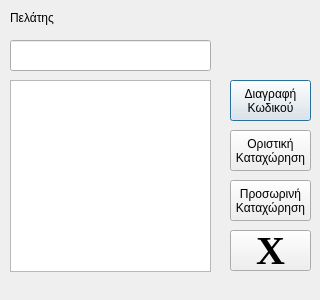
<?xml version="1.0" encoding="UTF-8"?>
<ui version="4.0">
 <class>fortosi_progress_1_2Class</class>
 <widget class="QDialog" name="fortosi_progress_1_2Class">
  <property name="geometry">
   <rect>
    <x>0</x>
    <y>0</y>
    <width>320</width>
    <height>300</height>
   </rect>
  </property>
  <property name="windowTitle">
   <string>Συνέχιση Φόρτωσης</string>
  </property>
  <widget class="QLineEdit" name="lineScan">
   <property name="geometry">
    <rect>
     <x>10</x>
     <y>40</y>
     <width>201</width>
     <height>31</height>
    </rect>
   </property>
  </widget>
  <widget class="QTableWidget" name="tableWidget">
   <property name="geometry">
    <rect>
     <x>10</x>
     <y>80</y>
     <width>201</width>
     <height>192</height>
    </rect>
   </property>
   <attribute name="horizontalHeaderVisible">
    <bool>false</bool>
   </attribute>
   <attribute name="verticalHeaderVisible">
    <bool>false</bool>
   </attribute>
   <attribute name="verticalHeaderVisible">
    <bool>false</bool>
   </attribute>
   <attribute name="horizontalHeaderVisible">
    <bool>false</bool>
   </attribute>
  </widget>
  <widget class="QLabel" name="label">
   <property name="geometry">
    <rect>
     <x>10</x>
     <y>10</y>
     <width>61</width>
     <height>16</height>
    </rect>
   </property>
   <property name="text">
    <string>Πελάτης</string>
   </property>
  </widget>
  <widget class="QLabel" name="labelCustomer">
   <property name="geometry">
    <rect>
     <x>90</x>
     <y>10</y>
     <width>161</width>
     <height>16</height>
    </rect>
   </property>
   <property name="text">
    <string/>
   </property>
  </widget>
  <widget class="QPushButton" name="pushDelete">
   <property name="geometry">
    <rect>
     <x>230</x>
     <y>80</y>
     <width>81</width>
     <height>41</height>
    </rect>
   </property>
   <property name="text">
    <string>Διαγραφή
Κωδικού</string>
   </property>
  </widget>
  <widget class="QPushButton" name="finalPush">
   <property name="geometry">
    <rect>
     <x>230</x>
     <y>130</y>
     <width>81</width>
     <height>41</height>
    </rect>
   </property>
   <property name="text">
    <string>Οριστική
Καταχώρηση</string>
   </property>
  </widget>
  <widget class="QPushButton" name="tempPush">
   <property name="geometry">
    <rect>
     <x>230</x>
     <y>180</y>
     <width>81</width>
     <height>41</height>
    </rect>
   </property>
   <property name="text">
    <string>Προσωρινή
Καταχώρηση</string>
   </property>
  </widget>
  <widget class="QPushButton" name="pushCancel">
   <property name="geometry">
    <rect>
     <x>230</x>
     <y>230</y>
     <width>81</width>
     <height>41</height>
    </rect>
   </property>
   <property name="font">
    <font>
     <family>Times New Roman</family>
     <pointsize>30</pointsize>
     <weight>75</weight>
     <bold>true</bold>
    </font>
   </property>
   <property name="text">
    <string>Χ</string>
   </property>
  </widget>
  <widget class="QLabel" name="labelWeight">
   <property name="geometry">
    <rect>
     <x>230</x>
     <y>10</y>
     <width>81</width>
     <height>51</height>
    </rect>
   </property>
   <property name="font">
    <font>
     <pointsize>20</pointsize>
     <weight>75</weight>
     <bold>true</bold>
    </font>
   </property>
   <property name="text">
    <string/>
   </property>
  </widget>
 </widget>
 <layoutdefault spacing="6" margin="11"/>
 <resources/>
 <connections/>
</ui>
